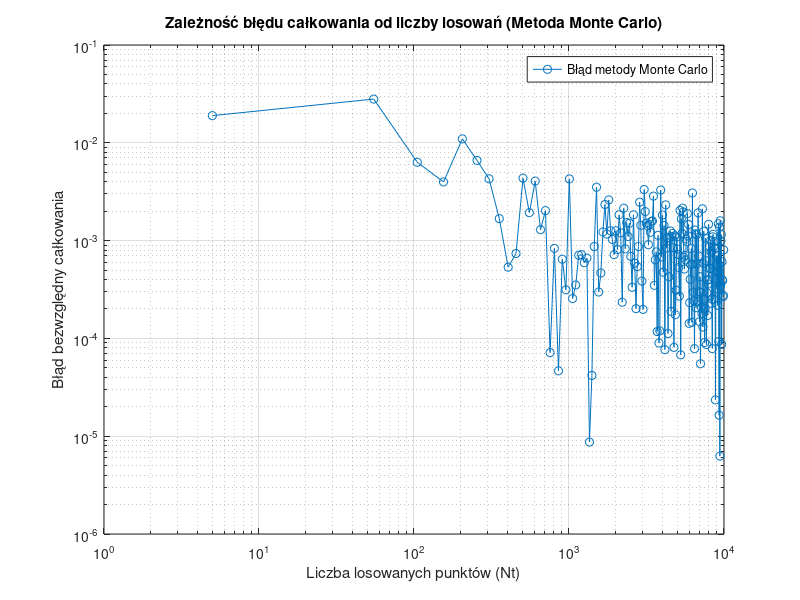

MATLAB code for this plot:
function [ft_5, yrmax, Nt, xr, yr, integration_error] = monte_carlo_accuracy_evaluation()
    % Numeryczne całkowanie metodą Monte Carlo.
    %
    % ft_5 - gęstość funkcji prawdopodobieństwa dla n=5
    %
    % yrmax - maksymalna dopuszczalna wartość współrzędnej y losowanych punktów
    %
    % Nt - wektor wierszowy zawierający liczby losowań, dla których obliczano
    %     wektor błędów całkowania integration_error.
    %
    % [xr, yr] - tablice komórkowe zawierające informacje o wylosowanych punktach.
    %     Tablice te mają rozmiar [1, length(Nt)]. W komórkach xr{1,i} oraz yr{1,i}
    %     zawarte są współrzędne x oraz y wszystkich punktów zastosowanych
    %     do obliczenia całki przy losowaniu Nt(1,i) punktów.
    %
    % integration_error - wektor wierszowy. Każdy element integration_error(1,i)
    %     zawiera błąd całkowania obliczony dla liczby losowań równej Nt(1,i).
    %     Zakładając, że obliczona wartość całki dla Nt(1,i) próbek wynosi
    %     integration_result, błąd jest definiowany jako:
    %     integration_error(1,i) = abs(integration_result - reference_value),
    %     gdzie reference_value to wartość referencyjna całki.

    reference_value = 0.0473612919396179; % wartość referencyjna całki

    ft_5 = failure_density_function(5);

    % Parametry dla metody Monte Carlo:
    % Przedział całkowania [integration_domain_a, integration_domain_b]
    integration_domain_a = 0; 
    integration_domain_b = 5;

    determined_yrmax = ft_5; 

    % Wektor liczby losowanych punktów
    Nt_vector = 5:50:10^4;
    num_evaluations = length(Nt_vector);
    
    % Inicjalizacja tablic wyjściowych
    xr_cell_array = cell(1, num_evaluations);
    yr_cell_array = cell(1, num_evaluations);
    integration_error_vector = zeros(1, num_evaluations);

    % Pętla obliczająca całkę i błąd dla różnej liczby losowanych punktów
    for i = 1:num_evaluations
        current_N_samples = Nt_vector(i);
        
        [integral_result, current_xr_coords, current_yr_coords] = ...
            monte_carlo_integral(current_N_samples, integration_domain_b, determined_yrmax);
            
        % Zapisanie wylosowanych współrzędnych do tablic komórkowych
        xr_cell_array{1,i} = current_xr_coords;
        yr_cell_array{1,i} = current_yr_coords;
        
        % Obliczenie błędu bezwzględnego
        integration_error_vector(i) = abs(integral_result - reference_value);
    end

    % Generowanie wykresu
    figure;
    loglog(Nt_vector, integration_error_vector, '-o');
    xlabel('Liczba losowanych punktów (Nt)');
    ylabel('Błąd bezwzględny całkowania');
    title('Zależność błędu całkowania od liczby losowań (Metoda Monte Carlo)');
    grid on;
    legend('Błąd metody Monte Carlo', 'Location', 'northeast');

    % Zapisanie wykresu do pliku
    saveas(gcf, 'zadanie4.png');

    % Przypisanie wartości do zmiennych wyjściowych zgodnie z sygnaturą funkcji
    % (zgodnie ze zmiennymi w linii `function [...] = monte_carlo_accuracy_evaluation()`)
    yrmax = determined_yrmax; 
    Nt = Nt_vector;
    xr = xr_cell_array;
    yr = yr_cell_array;
    integration_error = integration_error_vector;
end

function [integral_approximation, x_coords, y_coords] = monte_carlo_integral(N, xmax, ymax_bound)
    % Oblicza przybliżoną wartość całki oznaczonej z funkcji gęstości
    % prawdopodobieństwa (failure_density_function) przy użyciu
    % metody Monte Carlo.
    %
    % N – liczba losowanych punktów
    % xmax – koniec przedziału całkowania [0, xmax]
    % ymax – górna granica wartości funkcji w przedziale [0, xmax]
    %        (musi spełniać warunek ymax ≥ max(f(x)))
    % integral_approximation – przybliżona wartość całki
    % x – wektor wierszowy o długości N z wylosowanymi wartościami x z [0, xmax]
    % y – wektor wierszowy o długości N z wylosowanymi wartościami y z [0, ymax]

    x_coords = xmax * rand(1, N);
    y_coords = ymax_bound * rand(1, N);

    fx_values_at_x_coords = failure_density_function(x_coords);

    points_under_curve = (y_coords <= fx_values_at_x_coords);
    N1 = sum(points_under_curve);

 
    S_rectangle_area = xmax * ymax_bound;
    integral_approximation = (N1 / N) * S_rectangle_area;
end

function ft = failure_density_function(t)
    % Zwraca wartości funkcji gęstości prawdopodobieństwa wystąpienia awarii
    % urządzenia elektronicznego dla zadanych wartości czasu t.
    %
    % t – wektor wartości czasu (wyrażonych w latach), dla których obliczane
    %   są wartości funkcji gęstości prawdopodobieństwa.
    %
    % ft – wektor zawierający wartości funkcji gęstości prawdopodobieństwa
    %      odpowiadające kolejnym elementom wektora t.

    mu = 10;    % Średnia wartość
    sigma = 3;  % Odchylenie standardowe
    
    coefficient = 1 / (sigma * sqrt(2 * pi));
    exponent_numerator = -(t - mu).^2; 
    exponent_denominator = 2 * sigma^2;
    exponent = exponent_numerator / exponent_denominator; 
    
    ft = coefficient * exp(exponent); % funkcja exp() działa element-wise
end